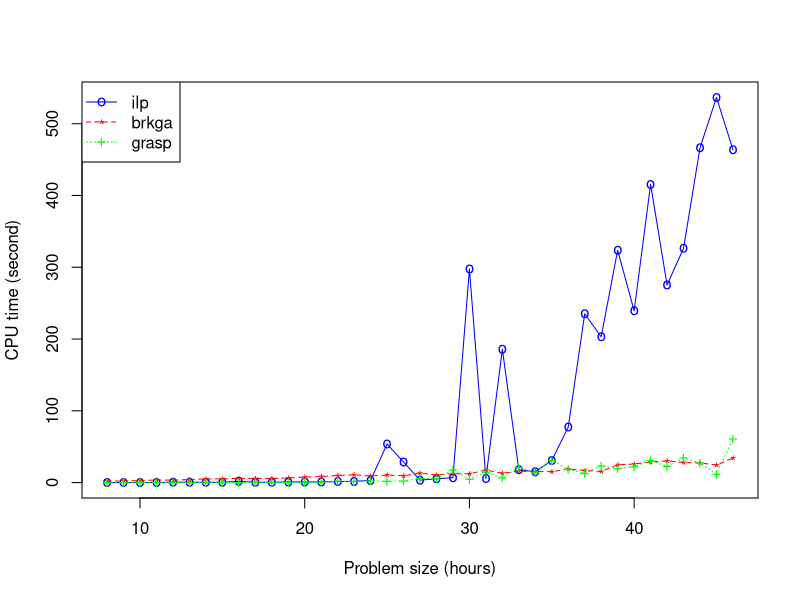
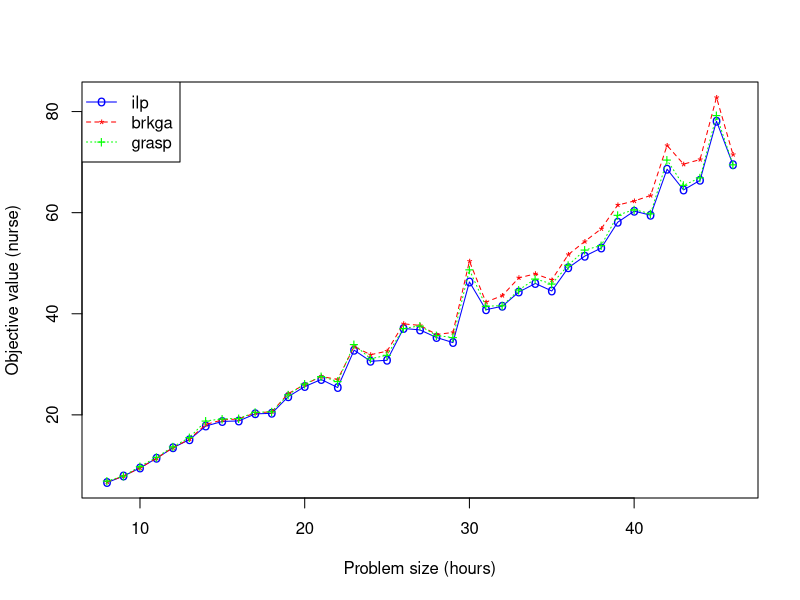
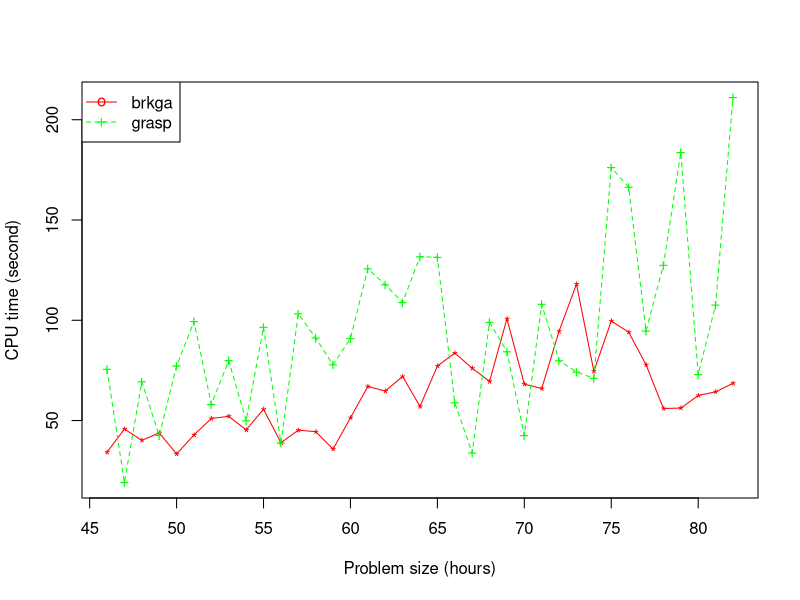
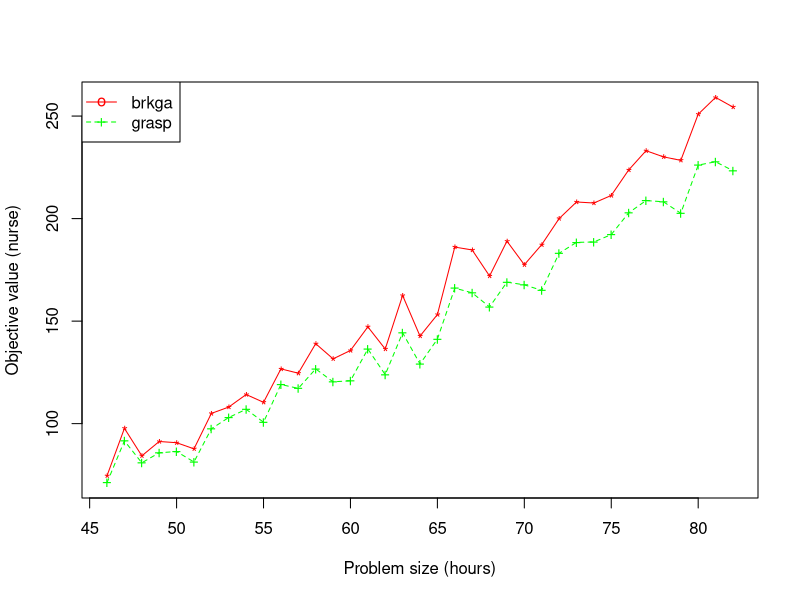

Generate these figures, in order, with R:
ilp_data = read.csv("ilp_result.txt", header=FALSE)
brkga_data = read.csv("brkga_result.txt", header=FALSE)
grasp_data = read.csv("grasp_result.txt", header=FALSE)

min_common_size = min(nrow(ilp_data), nrow(brkga_data), nrow(grasp_data))

# Compare ilp, brkga and grasp
sub_ilp = head(ilp_data, min_common_size)
sub_brkga = head(brkga_data, min_common_size)
sub_grasp = head(grasp_data, min_common_size)

# Compare time
time_table = data.frame(level=sub_ilp[1], ilp=as.numeric(unlist(sub_ilp[3])), brkga=as.numeric(unlist(sub_brkga[3])), grasp=as.numeric(unlist(sub_grasp[3])) )
time_table[1] = gsub("^[^_]*_|_[^_]*$", "", as.matrix(time_table[1]))
time_table[1] = as.numeric(as.matrix(time_table[1]))
time_table = aggregate(. ~ V1, time_table, FUN=mean)

# define 3 data sets
xdata <- as.matrix(time_table[1])
y1 <- as.matrix(time_table[2])
y2 <- as.matrix(time_table[3])
y3 <- as.matrix(time_table[4])

# plot the first curve by calling plot() function
# First curve is plotted
plot(xdata, y1, type="o", col="blue", pch="o", lty=1, ylim=range(y1,y2,y3), ylab="CPU time (second)", xlab = "Problem size (hours)" )

points(xdata, y2, col="red", pch="*")
lines(xdata, y2, col="red",lty=2)

points(xdata, y3, col="green",pch="+")
lines(xdata, y3, col="green", lty=3)

legend(x= "topleft", y=0.92,legend=c("ilp","brkga","grasp"), col=c("blue","red","green"),
       pch=c("o","*","+"),lty=c(1,2,3), ncol=1)

# Compare objective value
obj_table = data.frame(level=sub_ilp[1], ilp=as.numeric(unlist(sub_ilp[2])), brkga=as.numeric(unlist(sub_brkga[2])), grasp=as.numeric(unlist(sub_grasp[2])) )
obj_table[1] = gsub("^[^_]*_|_[^_]*$", "", as.matrix(obj_table[1]))
obj_table[1] = as.numeric(as.matrix(obj_table[1]))
obj_table = aggregate(. ~ V1, obj_table, FUN=mean)

# define 3 data sets
xdata <- as.matrix(obj_table[1])
y1 <- as.matrix(obj_table[2])
y2 <- as.matrix(obj_table[3])
y3 <- as.matrix(obj_table[4])

# plot the first curve by calling plot() function
# First curve is plotted
plot(xdata, y1, type="o", col="blue", pch="o", lty=1, ylim=range(y1,y2,y3), ylab="Objective value (nurse)", xlab = "Problem size (hours)" )

points(xdata, y2, col="red", pch="*")
lines(xdata, y2, col="red",lty=2)

points(xdata, y3, col="green",pch="+")
lines(xdata, y3, col="green", lty=3)

legend(x= "topleft", y=0.92,legend=c("ilp","brkga","grasp"), col=c("blue","red","green"),
       pch=c("o","*","+"),lty=c(1,2,3), ncol=1)


# Compare brkga and grasp
min_common_size2 = min(nrow(brkga_data), nrow(grasp_data))
sub_brkga = head(brkga_data, min_common_size2)
sub_brkga = tail(sub_brkga, min_common_size2 - min_common_size)
sub_grasp = head(grasp_data, min_common_size2)
sub_grasp = tail(sub_grasp, min_common_size2 - min_common_size)

# Compare time
time_table = data.frame(level=sub_brkga[1], brkga=as.numeric(unlist(sub_brkga[3])), grasp=as.numeric(unlist(sub_grasp[3])) )
time_table[1] = gsub("^[^_]*_|_[^_]*$", "", as.matrix(time_table[1]))
time_table[1] = as.numeric(as.matrix(time_table[1]))
time_table = aggregate(. ~ V1, time_table, FUN=mean)

# define 3 data sets
xdata <- as.matrix(time_table[1])
y1 <- as.matrix(time_table[2])
y2 <- as.matrix(time_table[3])

# plot the first curve by calling plot() function
# First curve is plotted
plot(xdata, y1, type="o", col="red", pch="*", lty=1, ylim=range(y1,y2), ylab="CPU time (second)", xlab = "Problem size (hours)" )

points(xdata, y2, col="green", pch="+")
lines(xdata, y2, col="green",lty=2)

legend(x= "topleft", y=0.92,legend=c("brkga","grasp"), col=c("red","green"),
       pch=c("o","+"),lty=c(1,2), ncol=1)


# Compare time
obj_table = data.frame(level=sub_brkga[1], brkga=as.numeric(unlist(sub_brkga[2])), grasp=as.numeric(unlist(sub_grasp[2])) )
obj_table[1] = gsub("^[^_]*_|_[^_]*$", "", as.matrix(obj_table[1]))
obj_table[1] = as.numeric(as.matrix(obj_table[1]))
obj_table = aggregate(. ~ V1, obj_table, FUN=mean)

# define 3 data sets
xdata <- as.matrix(obj_table[1])
y1 <- as.matrix(obj_table[2])
y2 <- as.matrix(obj_table[3])

# plot the first curve by calling plot() function
# First curve is plotted
plot(xdata, y1, type="o", col="red", pch="*", lty=1, ylim=range(y1,y2), ylab="Objective value (nurse)", xlab = "Problem size (hours)" )

points(xdata, y2, col="green", pch="+")
lines(xdata, y2, col="green",lty=2)

legend(x= "topleft", y=0.92,legend=c("brkga","grasp"), col=c("red","green"),
       pch=c("o","+"),lty=c(1,2), ncol=1)
